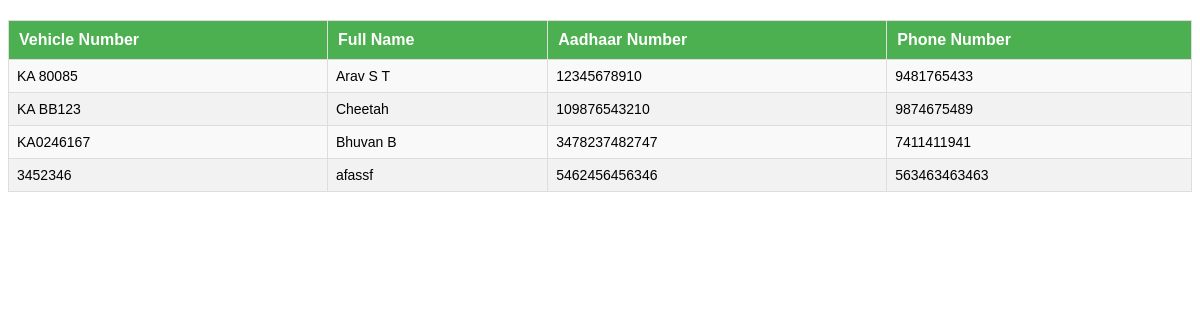
Page /rv on the committed database.
### models.py (models this page shows)
class Registered_vehicles(db.Model):
    vehicle_no=db.Column(db.String(150), primary_key=True)
    full_name = db.Column(db.String(150))
    aadhaar=db.Column(db.Integer)
    phone_no=db.Column(db.Integer)

### app.py (the view)
@app.route('/rv')
def registered_vehicles():
    rv = Registered_vehicles.query.all()
    return render_template('registered_vehicles.html', registered_vehicles=rv)

### templates/registered_vehicles.html (shortened to what this page needs)
<head>
    </head>
    <body>
    <div>
    <table>
    <thead>
    <tr>
    <th>Vehicle Number</th>
    <th>Full Name</th>
    <th>Aadhaar Number</th>
    <th>Phone Number</th>
    </tr>
    </thead>
    <tbody>
    {% for item in registered_vehicles  %}
    <tr>
    <td>{{ item.vehicle_no }}</td>
    <td>{{ item.full_name }}</td>
    <td>{{ item.aadhaar }}</td>
    <td>{{ item.phone_no }}</td>
    </tr>
    {% endfor %}
    </tbody>
    </table>
    </div>
    </body>

### templates/registered_vehicles.html (style rules this page uses)
table { width: 100%; border-collapse: collapse; margin: 20px 0; font-family: Arial, sans-serif; background-color: #f9f9f9; }
table th { background-color: #4CAF50; color: white; padding: 10px; text-align: left; font-size: 16px; }
table td { padding: 8px; text-align: left; border-bottom: 1px solid #ddd; font-size: 14px; }
table tr:nth-child(even) { background-color: #f2f2f2; }
table, th, td { border: 1px solid #ddd; }

### rows in the picture
Registered_vehicles: vehicle_no "KA 80085", full_name "Arav S T", aadhaar "12345678910", phone_no "9481765433"
Registered_vehicles: vehicle_no "KA BB123", full_name "Cheetah", aadhaar "109876543210", phone_no "9874675489"
Registered_vehicles: vehicle_no "KA0246167", full_name "Bhuvan B", aadhaar "3478237482747", phone_no "7411411941"
Registered_vehicles: vehicle_no "3452346", full_name "afassf", aadhaar "5462456456346", phone_no "563463463463"
